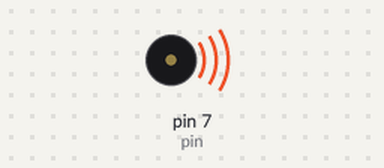
The sketch below on a simulated Arduino Uno, built with avr-gcc and run on an emulated ATmega328P. Parts: buzzer (waves = sounding). Random numbers use the default seed unless the sketch sets one.

Above: at 0.05 s.
Timing chart, 0 to 3.0 s (numbered marks = the images above):
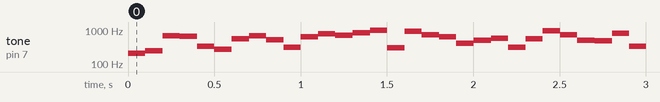

Measured:
- by itself, tone on pin 7 (pin): plays 207 Hz for 0.10 s, 249 Hz for 0.10 s, 673 Hz for 0.10 s, 658 Hz for 0.10 s, 330 Hz for 0.10 s, 272 Hz for 0.10 s … (1297 notes in this stretch)

The sketch:

utn_clase_arduino05_001_cottiersolange_c31.ino
```cpp
/* Piezo con placa arduino,tono tipo video juego
*/

int pin = 7 ;

void setup() {
 pinMode(pin, OUTPUT) ;
}

void loop() {
  //esempio 1
  //tone(pin, 220, 100);  /* 1 */
  //delay( 400 );		  /* 2 */

  //esempio 2
  //tone(pin, 220);
  //delay(200);
  //noTone(pin);

  //esempio 3
  int nota = random(200, 1000);
  tone(pin, nota, 100);
  delay(100);
}

/* 1 220=freq.(220=la), 100=millisec.attivo

   2 100 suono continuo
     200 con pausa
*/
```
